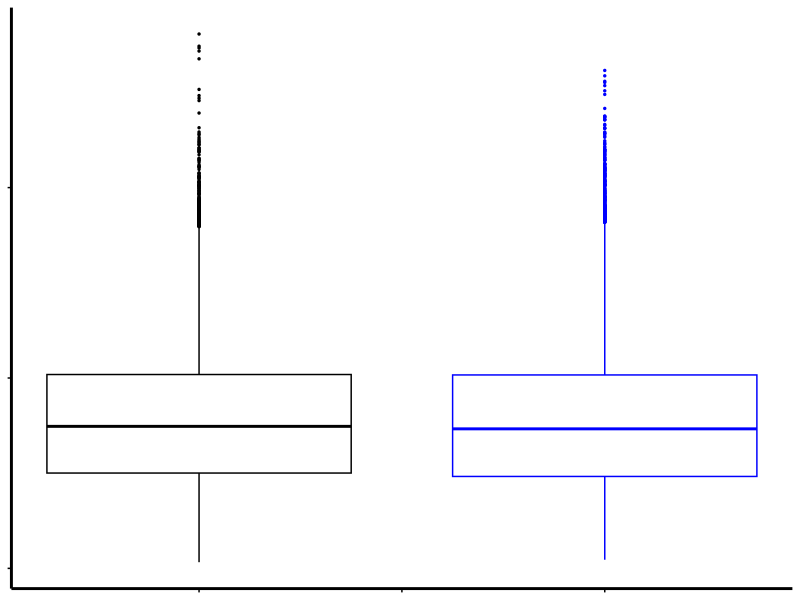
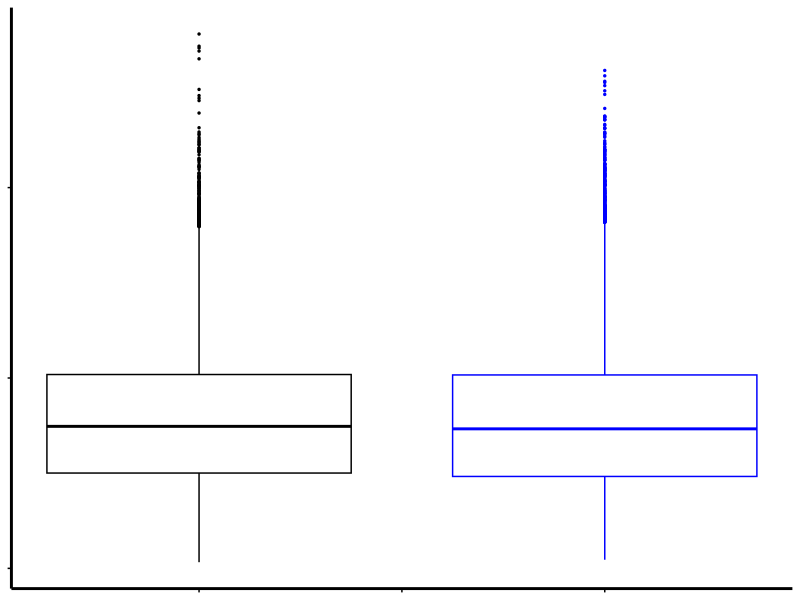

Source code (R) for these figures, in order:
#load libraries
library(ggplot2)


# set working directory
setwd("/path/to/files")

#load input files
    dataseries <- read.csv("S3K.txt", sep="\t")

#make box plot of peak data series   
ggplot(dataseries, aes(group=type,x=type, y=Score, fill = type, color = type)) + 
	geom_boxplot(fill = "white", 
		color = c("black","blue"), 
		lwd =0.5, 
		outlier.size = 0.5) + 
	theme_classic() + 
	theme(legend.position="none") + 
	theme(panel.background = element_rect(fill = "white")) + 
	theme(axis.text.x = element_text(face="bold", size=15), 
		axis.text.y=element_text(face="bold", size=14)) + 
	theme(axis.line = element_line(size = 1)) + 
	theme(axis.title.x = element_blank(), 
		axis.title.y=element_blank(), 
		axis.text.x=element_blank(), 
		axis.text.y=element_blank()) + 
	theme(axis.ticks=element_line(color="black"))
    
#save the files
ggsave("S3K.tiff", device = "tiff", width = 2, height = 2, units = "in", dpi = 300)
  
